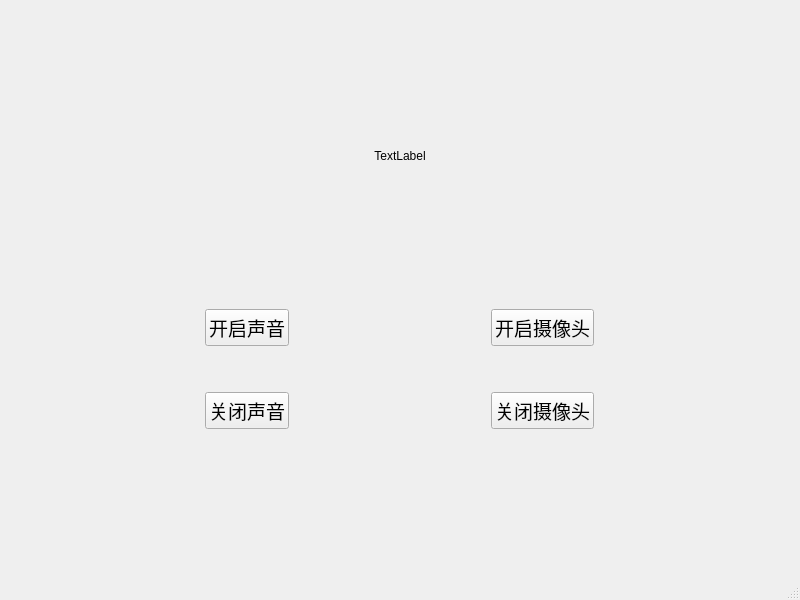
<?xml version="1.0" encoding="UTF-8"?>
<ui version="4.0">
 <class>MainWindow</class>
 <widget class="QMainWindow" name="MainWindow">
  <property name="geometry">
   <rect>
    <x>0</x>
    <y>0</y>
    <width>800</width>
    <height>600</height>
   </rect>
  </property>
  <property name="windowTitle">
   <string>MainWindow</string>
  </property>
  <widget class="QWidget" name="centralwidget">
   <layout class="QVBoxLayout" name="verticalLayout_3">
    <item>
     <layout class="QHBoxLayout" name="horizontalLayout_2">
      <item>
       <widget class="QLabel" name="mainlogo">
        <property name="sizePolicy">
         <sizepolicy hsizetype="Fixed" vsizetype="Fixed">
          <horstretch>0</horstretch>
          <verstretch>0</verstretch>
         </sizepolicy>
        </property>
        <property name="text">
         <string>TextLabel</string>
        </property>
        <property name="scaledContents">
         <bool>true</bool>
        </property>
        <property name="alignment">
         <set>Qt::AlignCenter</set>
        </property>
       </widget>
      </item>
     </layout>
    </item>
    <item>
     <layout class="QHBoxLayout" name="horizontalLayout">
      <item>
       <layout class="QVBoxLayout" name="verticalLayout">
        <item>
         <widget class="QPushButton" name="pushButton">
          <property name="sizePolicy">
           <sizepolicy hsizetype="Fixed" vsizetype="Fixed">
            <horstretch>0</horstretch>
            <verstretch>0</verstretch>
           </sizepolicy>
          </property>
          <property name="font">
           <font>
            <pointsize>14</pointsize>
           </font>
          </property>
          <property name="autoFillBackground">
           <bool>false</bool>
          </property>
          <property name="text">
           <string>开启声音</string>
          </property>
         </widget>
        </item>
        <item>
         <spacer name="verticalSpacer">
          <property name="orientation">
           <enum>Qt::Vertical</enum>
          </property>
          <property name="sizeType">
           <enum>QSizePolicy::Fixed</enum>
          </property>
          <property name="sizeHint" stdset="0">
           <size>
            <width>20</width>
            <height>40</height>
           </size>
          </property>
         </spacer>
        </item>
        <item>
         <widget class="QPushButton" name="pushButton_2">
          <property name="sizePolicy">
           <sizepolicy hsizetype="Fixed" vsizetype="Fixed">
            <horstretch>0</horstretch>
            <verstretch>0</verstretch>
           </sizepolicy>
          </property>
          <property name="font">
           <font>
            <pointsize>14</pointsize>
           </font>
          </property>
          <property name="text">
           <string>关闭声音</string>
          </property>
         </widget>
        </item>
       </layout>
      </item>
      <item>
       <layout class="QVBoxLayout" name="verticalLayout_2">
        <item>
         <widget class="QPushButton" name="pushButton_3">
          <property name="sizePolicy">
           <sizepolicy hsizetype="Fixed" vsizetype="Fixed">
            <horstretch>0</horstretch>
            <verstretch>0</verstretch>
           </sizepolicy>
          </property>
          <property name="font">
           <font>
            <pointsize>14</pointsize>
           </font>
          </property>
          <property name="text">
           <string>开启摄像头</string>
          </property>
         </widget>
        </item>
        <item>
         <spacer name="verticalSpacer_2">
          <property name="orientation">
           <enum>Qt::Vertical</enum>
          </property>
          <property name="sizeType">
           <enum>QSizePolicy::Fixed</enum>
          </property>
          <property name="sizeHint" stdset="0">
           <size>
            <width>20</width>
            <height>40</height>
           </size>
          </property>
         </spacer>
        </item>
        <item>
         <widget class="QPushButton" name="pushButton_4">
          <property name="sizePolicy">
           <sizepolicy hsizetype="Fixed" vsizetype="Fixed">
            <horstretch>0</horstretch>
            <verstretch>0</verstretch>
           </sizepolicy>
          </property>
          <property name="font">
           <font>
            <pointsize>14</pointsize>
           </font>
          </property>
          <property name="text">
           <string>关闭摄像头</string>
          </property>
         </widget>
        </item>
       </layout>
      </item>
     </layout>
    </item>
   </layout>
  </widget>
  <widget class="QStatusBar" name="statusbar"/>
 </widget>
 <resources/>
 <connections/>
</ui>
